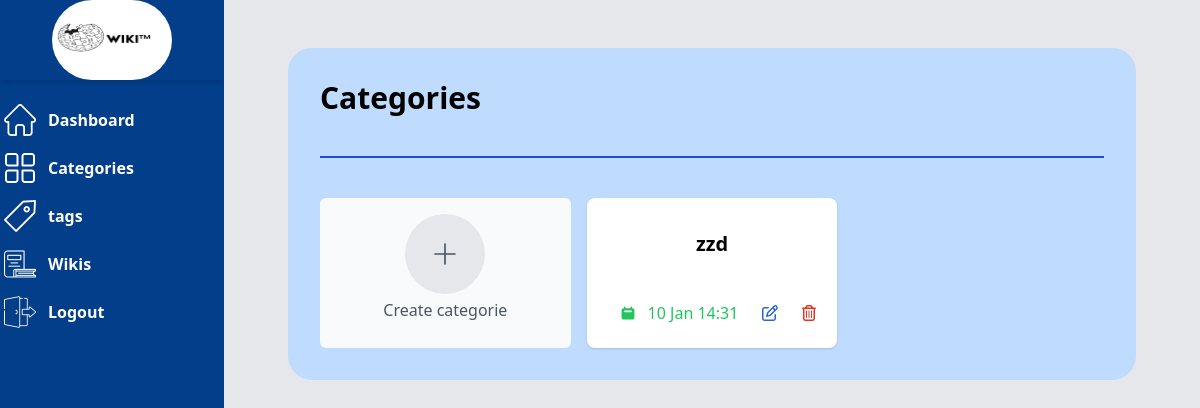
The page /app/view/admin/categories.php (signed in) on the database as committed earlier.
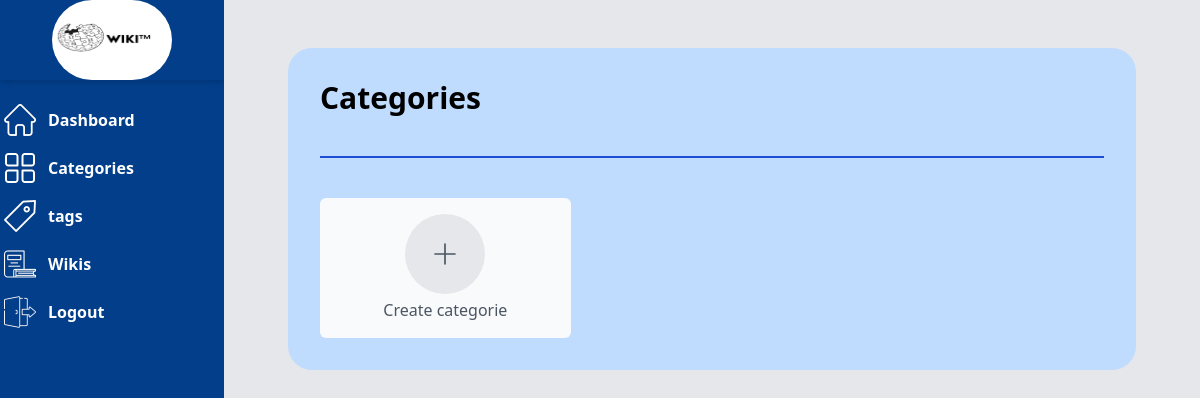
The same page on the database as committed later.
### tables this page shows
CREATE TABLE `categorie` (
  `categorieID` int(11) NOT NULL,
  `nomCategorie` varchar(255) NOT NULL,
  `dateCategorie` datetime NOT NULL
);

### app/config/database.php (called while the page is built, shortened)
<?php
class Database {
    private static $db;
    private $Conn;
    private function __construct() {
        try {
            $this->Conn = new PDO("mysql:host=" . DB_HOST . ";dbname=" . DB_NAME, DB_USER, DB_PASS);
            $this->Conn->setAttribute(PDO::ATTR_ERRMODE, PDO::ERRMODE_EXCEPTION);
        } catch (PDOException $e) {
            exit();
        }
    }
    public static function getDb() {
        if (!self::$db) {
            self::$db = new Database();
        }
        return self::$db;
    }
    public function getConn() {
        return $this->Conn;
    }
}
?>

### app/controller/categorieController.php (called while the page is built, shortened)
<?php
require_once(__DIR__ . '/../model/categorieModel.php');
class categorieController
{
    public function DisplayCategories()
    {
        $cat = new CategorieModel();
        return $cat->DisplayCategorie();
    }
}

### app/model/categorieModel.php (called while the page is built, shortened)
<?php
class CategorieModel{
    private $categorieID;
    private $nomCategorie;
    private $dateCategorie;
    private $conn;
    public function __construct() {
        $this->conn = Database::getDb()->getConn();
    }
    public function getCategorieID(){
        return $this->categorieID;
    }
    public function setCategorieID($categorieID){
        $this->categorieID = $categorieID;
    }
    public function getCategorie(){
        return $this->nomCategorie;
    }
    public function setCategorie($nomCategorie){
        $this->nomCategorie = $nomCategorie;
    }
    public function getDateCategorie(){
        return $this->dateCategorie;
    }
    public function setDateCategorie($dateCategorie){
        $this->dateCategorie = $dateCategorie;
    }
    public function DisplayCategorie()
    {
        $sql = "SELECT * FROM categorie ORDER BY dateCategorie desc";
        $stmt = $this->conn->prepare($sql);
        $stmt->execute();
        $catsData = $stmt->fetchAll(PDO::FETCH_ASSOC);
        $cats = [];
        foreach ($catsData as $ta) {
            $cat = new CategorieModel();
            $cat->setCategorieID($ta['categorieID']);
            $cat->setCategorie($ta['nomCategorie']);
            $cat->setDateCategorie($ta['dateCategorie']);
            $cats[] = $cat;
        }
        return $cats;
    }
}

### app/view/admin/categories.php (the view, shortened to what the changed rows need)
<?php
require_once('../../controller/categorieController.php');
$cat = new categorieController();
$cat->AddCategories();
$cats = $cat->DisplayCategories();
?>
<!DOCTYPE html>
<html lang="en">
<head>
    <script src="https://cdn.tailwindcss.com"></script>
    <link rel="stylesheet" href="https://cdnjs.cloudflare.com/ajax/libs/font-awesome/6.0.0/css/all.min.css">
    <link href="https://cdnjs.cloudflare.com/ajax/libs/flowbite/2.2.1/flowbite.min.css" rel="stylesheet" />
</head>
<link rel="stylesheet" href="https://unpkg.com/boxicons@2.0.7/css/boxicons.min.css" />
<body>
    <div class="min-h-screen flex flex-col sm:flex-row bg-gray-100">
        <div class="flex-grow p-4 bg-gray-200">
            <div class="px-6 py-8 max-w-4xl mx-auto">
                <div class="max-w-4xl mx-auto">
                    <div class="bg-blue-200 rounded-3xl p-8 mb-5">
                        <h1 class="text-3xl font-bold mb-10">Categories</h1>
                        <div class="grid grid-cols-1 sm:grid-cols-2 md:grid-cols-3 gap-4">
                            <?php foreach ($cats as $c) : ?>
                                <div class="flex flex-col items-center justify-around bg-white overflow-hidden shadow sm:rounded-lg h-[150px] p-1">
                                    <div class="flex justify-center justify-center w-10">
                                        <span class="mt-1 text-xl font-semibold text-black whitespace-nowrap"><?php echo $c->getCategorie() ?></span>
                                    </div>
                                    <div class="flex items-center gap-6">
                                        <div class="flex items-center text-green-500 gap-2">
                                            <svg class="w-4 h-4 fill-current" xmlns="http://www.w3.org/2000/svg" viewBox="0 0 20 20">
                                                <path fill-rule="evenodd" d="M6 2a1 1 0 00-1 1v1H4a2 2 0 00-2 2v10a2 2 0 002 2h12a2 2 0 002-2V6a2 2 0 00-2-2h-1V3a1 1 0 10-2 0v1H7V3a1 1 0 00-1-1zm0 5a1 1 0 000 2h8a1 1 0 100-2H6z" clip-rule="evenodd" />
                                            </svg>
                                            <span class="ml-1 leading-none"> <?php echo date('j M H:i', strtotime($c->getDateCategorie())); ?>
                                            </span>
                                        </div>
                                        <a href="#" title="Edit" class="editCategorieButton" data-categorie-id="<?php echo $c->getCategorieID(); ?>" data-categorie-name="<?php echo $c->getCategorie(); ?>" data-modal-target="authentication-modal" data-modal-toggle="authentication-modal">
                                        </a>
                                        <a title="delete" href="categories.php?deletecat&categorieID=<?php echo $c->getCategorieID() ?>">
                                        </a>
                                    </div>
                                </div>
                            <?php endforeach; ?>
                        </div>
                    </div>
                </div>
            </div>
        </div>
    </div>
</body>
</html>

Rows that differ between the two databases and show on the page:
removed categorie: nomCategorie "zzd", dateCategorie "10 Jan 14:31"
